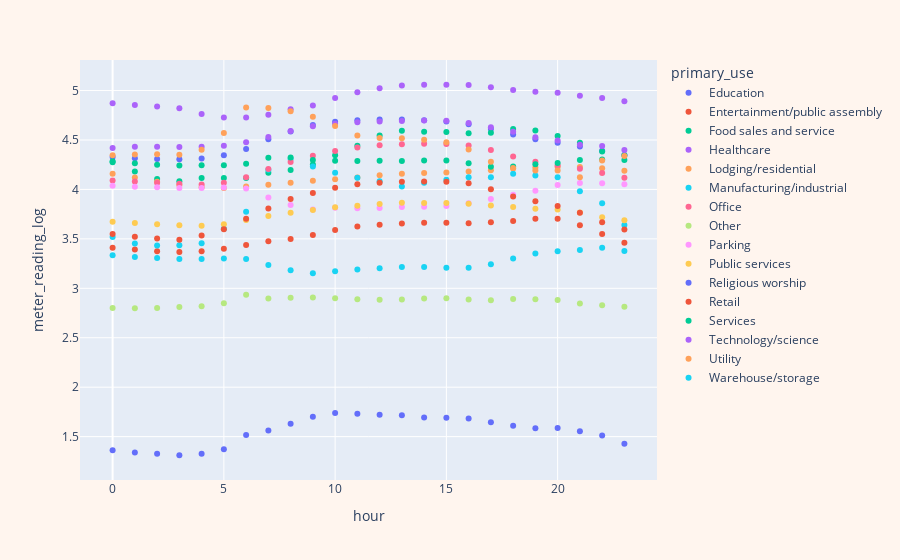

The cell this chart's notebook holds for it:
### Code cell
#Hourly Averaged Data Grouped by primary_use
filtered_data=merged_data.groupby(['primary_use','hour'])['meter_reading_log'].mean().reset_index()
fig1 = px.scatter(filtered_data, x='hour', y='meter_reading_log', color='primary_use') 
fig1.update_layout(
    
    paper_bgcolor='seashell'  # Set the color of the background
)

fig1.show()

### Figure 1 — Plotly figure (JSON) as saved in the notebook; plotly's stock layout.template omitted (floating-point values rounded to 4 significant figures)
{"data": [{"hovertemplate": "primary_use=Education<br>hour=%{x}<br>meter_reading_log=%{y}<extra></extra>", "legendgroup": "Education", "marker": {"color": "#636efa", "symbol": "circle"}, "mode": "markers", "name": "Education", "orientation": "v", "showlegend": true, "type": "scatter", "x": [0, 1, 2, 3, 4, 5, 6, 7, 8, 9, 10, 11, 12, 13, 14, 15, 16, 17, 18, 19, 20, 21, 22, 23], "xaxis": "x", "y": [4.327, 4.315, 4.308, 4.304, 4.313, 4.346, 4.41, 4.506, 4.585, 4.65, 4.684, 4.7, 4.706, 4.707, 4.7, 4.687, 4.659, 4.61, 4.556, 4.508, 4.471, 4.435, 4.39, 4.349], "yaxis": "y"}, {"hovertemplate": "primary_use=Entertainment/public assembly<br>hour=%{x}<br>meter_reading_log=%{y}<extra></extra>", "legendgroup": "Entertainment/public assembly", "marker": {"color": "#EF553B", "symbol": "circle"}, "mode": "markers", "name": "Entertainment/public assembly", "orientation": "v", "showlegend": true, "type": "scatter", "x": [0, 1, 2, 3, 4, 5, 6, 7, 8, 9, 10, 11, 12, 13, 14, 15, 16, 17, 18, 19, 20, 21, 22, 23], "xaxis": "x", "y": [3.41, 3.392, 3.374, 3.367, 3.374, 3.4, 3.437, 3.475, 3.498, 3.54, 3.591, 3.625, 3.643, 3.656, 3.664, 3.664, 3.658, 3.668, 3.681, 3.703, 3.703, 3.637, 3.548, 3.461], "yaxis": "y"}, {"hovertemplate": "primary_use=Food sales and service<br>hour=%{x}<br>meter_reading_log=%{y}<extra></extra>", "legendgroup": "Food sales and service", "marker": {"color": "#00cc96", "symbol": "circle"}, "mode": "markers", "name": "Food sales and service", "orientation": "v", "showlegend": true, "type": "scatter", "x": [0, 1, 2, 3, 4, 5, 6, 7, 8, 9, 10, 11, 12, 13, 14, 15, 16, 17, 18, 19, 20, 21, 22, 23], "xaxis": "x", "y": [4.274, 4.182, 4.105, 4.082, 4.116, 4.115, 4.116, 4.168, 4.196, 4.251, 4.344, 4.442, 4.545, 4.594, 4.584, 4.58, 4.568, 4.574, 4.612, 4.596, 4.539, 4.472, 4.383, 4.347], "yaxis": "y"}, {"hovertemplate": "primary_use=Healthcare<br>hour=%{x}<br>meter_reading_log=%{y}<extra></extra>", "legendgroup": "Healthcare", "marker": {"color": "#ab63fa", "symbol": "circle"}, "mode": "markers", "name": "Healthcare", "orientation": "v", "showlegend": true, "type": "scatter", "x": [0, 1, 2, 3, 4, 5, 6, 7, 8, 9, 10, 11, 12, 13, 14, 15, 16, 17, 18, 19, 20, 21, 22, 23], "xaxis": "x", "y": [4.87, 4.853, 4.838, 4.82, 4.763, 4.728, 4.726, 4.756, 4.812, 4.848, 4.926, 4.981, 5.023, 5.052, 5.058, 5.058, 5.055, 5.034, 5.006, 4.989, 4.977, 4.948, 4.924, 4.892], "yaxis": "y"}, {"hovertemplate": "primary_use=Lodging/residential<br>hour=%{x}<br>meter_reading_log=%{y}<extra></extra>", "legendgroup": "Lodging/residential", "marker": {"color": "#FFA15A", "symbol": "circle"}, "mode": "markers", "name": "Lodging/residential", "orientation": "v", "showlegend": true, "type": "scatter", "x": [0, 1, 2, 3, 4, 5, 6, 7, 8, 9, 10, 11, 12, 13, 14, 15, 16, 17, 18, 19, 20, 21, 22, 23], "xaxis": "x", "y": [4.157, 4.121, 4.078, 4.044, 4.022, 4.015, 4.029, 4.047, 4.068, 4.088, 4.103, 4.121, 4.144, 4.159, 4.165, 4.172, 4.18, 4.195, 4.211, 4.222, 4.226, 4.227, 4.214, 4.19], "yaxis": "y"}, {"hovertemplate": "primary_use=Manufacturing/industrial<br>hour=%{x}<br>meter_reading_log=%{y}<extra></extra>", "legendgroup": "Manufacturing/industrial", "marker": {"color": "#19d3f3", "symbol": "circle"}, "mode": "markers", "name": "Manufacturing/industrial", "orientation": "v", "showlegend": true, "type": "scatter", "x": [0, 1, 2, 3, 4, 5, 6, 7, 8, 9, 10, 11, 12, 13, 14, 15, 16, 17, 18, 19, 20, 21, 22, 23], "xaxis": "x", "y": [3.52, 3.452, 3.433, 3.434, 3.455, 3.602, 3.775, 4.198, 4.307, 4.232, 4.169, 4.118, 4.082, 4.03, 4.067, 4.098, 4.123, 4.123, 4.158, 4.14, 4.124, 3.981, 3.86, 3.64], "yaxis": "y"}, {"hovertemplate": "primary_use=Office<br>hour=%{x}<br>meter_reading_log=%{y}<extra></extra>", "legendgroup": "Office", "marker": {"color": "#FF6692", "symbol": "circle"}, "mode": "markers", "name": "Office", "orientation": "v", "showlegend": true, "type": "scatter", "x": [0, 1, 2, 3, 4, 5, 6, 7, 8, 9, 10, 11, 12, 13, 14, 15, 16, 17, 18, 19, 20, 21, 22, 23], "xaxis": "x", "y": [4.091, 4.079, 4.067, 4.056, 4.05, 4.068, 4.123, 4.206, 4.277, 4.342, 4.389, 4.424, 4.446, 4.456, 4.462, 4.46, 4.444, 4.399, 4.334, 4.28, 4.243, 4.209, 4.165, 4.119], "yaxis": "y"}, {"hovertemplate": "primary_use=Other<br>hour=%{x}<br>meter_reading_log=%{y}<extra></extra>", "legendgroup": "Other", "marker": {"color": "#B6E880", "symbol": "circle"}, "mode": "markers", "name": "Other", "orientation": "v", "showlegend": true, "type": "scatter", "x": [0, 1, 2, 3, 4, 5, 6, 7, 8, 9, 10, 11, 12, 13, 14, 15, 16, 17, 18, 19, 20, 21, 22, 23], "xaxis": "x", "y": [2.802, 2.798, 2.802, 2.81, 2.819, 2.849, 2.934, 2.897, 2.905, 2.908, 2.9, 2.888, 2.885, 2.887, 2.897, 2.9, 2.886, 2.879, 2.893, 2.888, 2.882, 2.847, 2.829, 2.814], "yaxis": "y"}, {"hovertemplate": "primary_use=Parking<br>hour=%{x}<br>meter_reading_log=%{y}<extra></extra>", "legendgroup": "Parking", "marker": {"color": "#FF97FF", "symbol": "circle"}, "mode": "markers", "name": "Parking", "orientation": "v", "showlegend": true, "type": "scatter", "x": [0, 1, 2, 3, 4, 5, 6, 7, 8, 9, 10, 11, 12, 13, 14, 15, 16, 17, 18, 19, 20, 21, 22, 23], "xaxis": "x", "y": [4.037, 4.027, 4.022, 4.015, 4.014, 4.021, 4.01, 3.919, 3.844, 3.797, 3.815, 3.81, 3.811, 3.823, 3.823, 3.833, 3.861, 3.902, 3.946, 3.987, 4.044, 4.066, 4.063, 4.052], "yaxis": "y"}, {"hovertemplate": "primary_use=Public services<br>hour=%{x}<br>meter_reading_log=%{y}<extra></extra>", "legendgroup": "Public services", "marker": {"color": "#FECB52", "symbol": "circle"}, "mode": "markers", "name": "Public services", "orientation": "v", "showlegend": true, "type": "scatter", "x": [0, 1, 2, 3, 4, 5, 6, 7, 8, 9, 10, 11, 12, 13, 14, 15, 16, 17, 18, 19, 20, 21, 22, 23], "xaxis": "x", "y": [3.673, 3.66, 3.647, 3.637, 3.634, 3.648, 3.69, 3.732, 3.763, 3.792, 3.819, 3.836, 3.851, 3.864, 3.864, 3.862, 3.854, 3.836, 3.821, 3.805, 3.796, 3.766, 3.717, 3.688], "yaxis": "y"}, {"hovertemplate": "primary_use=Religious worship<br>hour=%{x}<br>meter_reading_log=%{y}<extra></extra>", "legendgroup": "Religious worship", "marker": {"color": "#636efa", "symbol": "circle"}, "mode": "markers", "name": "Religious worship", "orientation": "v", "showlegend": true, "type": "scatter", "x": [0, 1, 2, 3, 4, 5, 6, 7, 8, 9, 10, 11, 12, 13, 14, 15, 16, 17, 18, 19, 20, 21, 22, 23], "xaxis": "x", "y": [1.363, 1.339, 1.327, 1.312, 1.328, 1.373, 1.517, 1.562, 1.63, 1.702, 1.74, 1.731, 1.722, 1.715, 1.693, 1.691, 1.683, 1.645, 1.61, 1.586, 1.588, 1.555, 1.512, 1.429], "yaxis": "y"}, {"hovertemplate": "primary_use=Retail<br>hour=%{x}<br>meter_reading_log=%{y}<extra></extra>", "legendgroup": "Retail", "marker": {"color": "#EF553B", "symbol": "circle"}, "mode": "markers", "name": "Retail", "orientation": "v", "showlegend": true, "type": "scatter", "x": [0, 1, 2, 3, 4, 5, 6, 7, 8, 9, 10, 11, 12, 13, 14, 15, 16, 17, 18, 19, 20, 21, 22, 23], "xaxis": "x", "y": [3.55, 3.522, 3.503, 3.492, 3.533, 3.597, 3.704, 3.807, 3.904, 3.965, 4.018, 4.051, 4.067, 4.077, 4.079, 4.078, 4.063, 4.002, 3.929, 3.882, 3.831, 3.764, 3.669, 3.596], "yaxis": "y"}, {"hovertemplate": "primary_use=Services<br>hour=%{x}<br>meter_reading_log=%{y}<extra></extra>", "legendgroup": "Services", "marker": {"color": "#00cc96", "symbol": "circle"}, "mode": "markers", "name": "Services", "orientation": "v", "showlegend": true, "type": "scatter", "x": [0, 1, 2, 3, 4, 5, 6, 7, 8, 9, 10, 11, 12, 13, 14, 15, 16, 17, 18, 19, 20, 21, 22, 23], "xaxis": "x", "y": [4.284, 4.264, 4.249, 4.243, 4.246, 4.246, 4.26, 4.32, 4.323, 4.297, 4.291, 4.287, 4.291, 4.287, 4.292, 4.294, 4.265, 4.23, 4.232, 4.255, 4.268, 4.296, 4.303, 4.296], "yaxis": "y"}, {"hovertemplate": "primary_use=Technology/science<br>hour=%{x}<br>meter_reading_log=%{y}<extra></extra>", "legendgroup": "Technology/science", "marker": {"color": "#ab63fa", "symbol": "circle"}, "mode": "markers", "name": "Technology/science", "orientation": "v", "showlegend": true, "type": "scatter", "x": [0, 1, 2, 3, 4, 5, 6, 7, 8, 9, 10, 11, 12, 13, 14, 15, 16, 17, 18, 19, 20, 21, 22, 23], "xaxis": "x", "y": [4.42, 4.431, 4.431, 4.43, 4.432, 4.443, 4.476, 4.53, 4.591, 4.639, 4.663, 4.68, 4.686, 4.693, 4.696, 4.694, 4.671, 4.629, 4.583, 4.527, 4.496, 4.452, 4.44, 4.398], "yaxis": "y"}, {"hovertemplate": "primary_use=Utility<br>hour=%{x}<br>meter_reading_log=%{y}<extra></extra>", "legendgroup": "Utility", "marker": {"color": "#FFA15A", "symbol": "circle"}, "mode": "markers", "name": "Utility", "orientation": "v", "showlegend": true, "type": "scatter", "x": [0, 1, 2, 3, 4, 5, 6, 7, 8, 9, 10, 11, 12, 13, 14, 15, 16, 17, 18, 19, 20, 21, 22, 23], "xaxis": "x", "y": [4.346, 4.354, 4.357, 4.352, 4.402, 4.571, 4.829, 4.824, 4.791, 4.734, 4.642, 4.544, 4.521, 4.517, 4.501, 4.477, 4.404, 4.28, 4.217, 4.191, 4.192, 4.123, 4.292, 4.339], "yaxis": "y"}, {"hovertemplate": "primary_use=Warehouse/storage<br>hour=%{x}<br>meter_reading_log=%{y}<extra></extra>", "legendgroup": "Warehouse/storage", "marker": {"color": "#19d3f3", "symbol": "circle"}, "mode": "markers", "name": "Warehouse/storage", "orientation": "v", "showlegend": true, "type": "scatter", "x": [0, 1, 2, 3, 4, 5, 6, 7, 8, 9, 10, 11, 12, 13, 14, 15, 16, 17, 18, 19, 20, 21, 22, 23], "xaxis": "x", "y": [3.335, 3.317, 3.307, 3.297, 3.295, 3.303, 3.297, 3.236, 3.182, 3.152, 3.173, 3.191, 3.203, 3.215, 3.216, 3.209, 3.208, 3.243, 3.301, 3.352, 3.374, 3.388, 3.409, 3.378], "yaxis": "y"}], "layout": {"legend": {"title": {"text": "primary_use"}, "tracegroupgap": 0}, "margin": {"t": 60}, "paper_bgcolor": "seashell", "xaxis": {"anchor": "y", "domain": [0, 1], "title": {"text": "hour"}}, "yaxis": {"anchor": "x", "domain": [0, 1], "title": {"text": "meter_reading_log"}}}}
